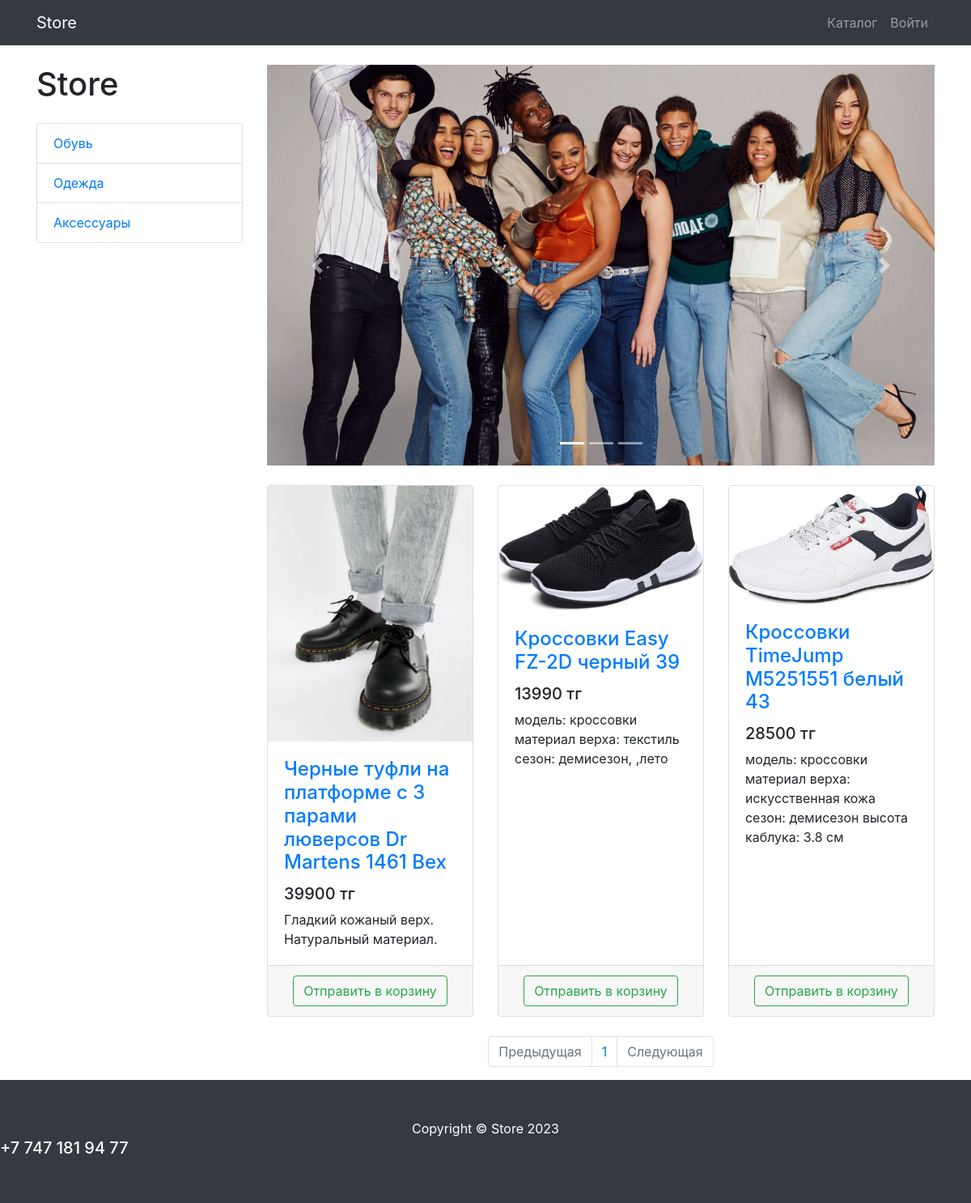
The page /products/category/1/ on the database as committed earlier.
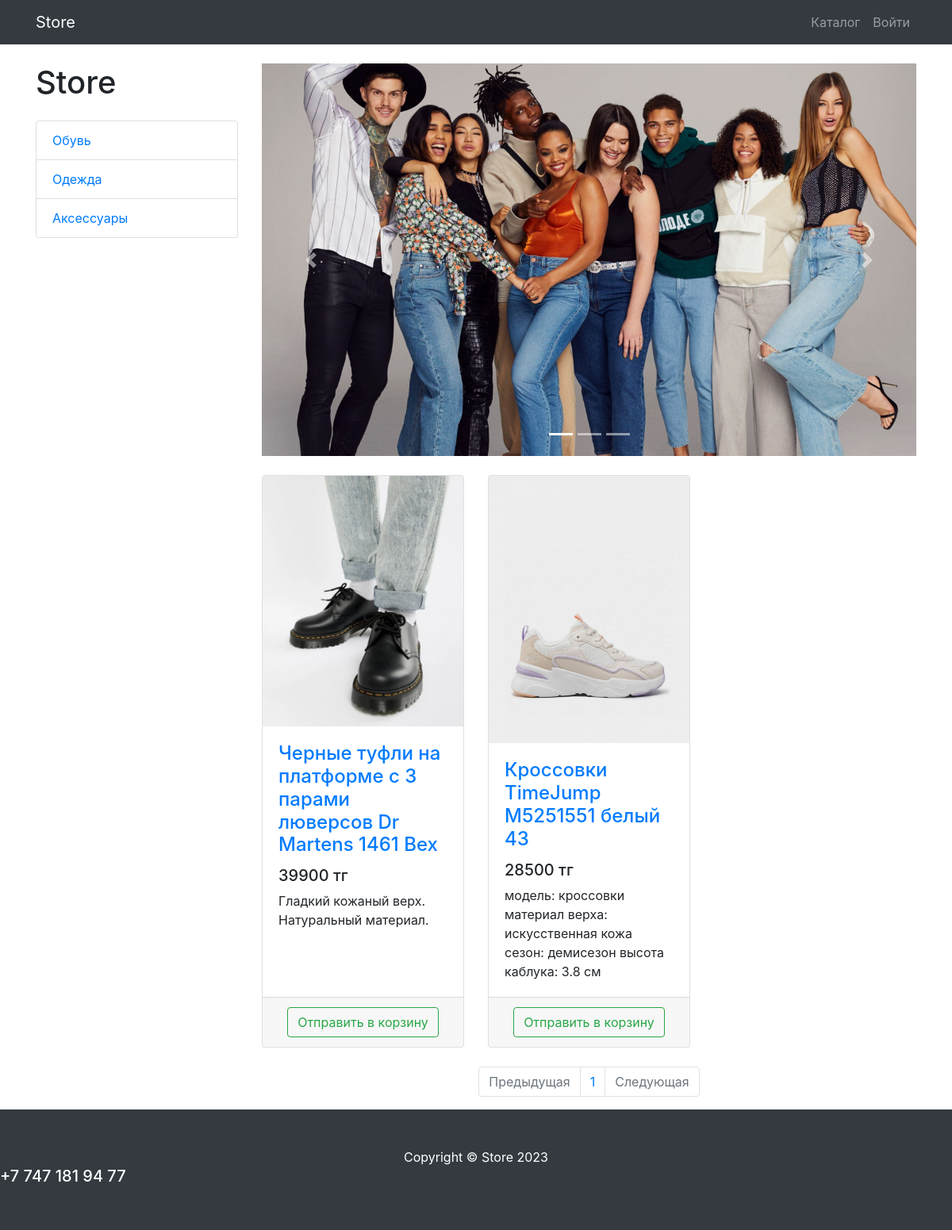
The same page on the database as committed later.
### products/models.py (models this page shows, shortened)
class ProductCategory(models.Model):
    name = models.CharField(max_length=128, unique=True)
    description = models.TextField(null=True, blank=True)
    class Meta:
        verbose_name = 'Category'
        verbose_name_plural = 'Categories'

class Product(models.Model):
    name = models.CharField(max_length=256)
    description = models.TextField()
    price = models.DecimalField(max_digits=8, decimal_places=False)
    quantity = models.PositiveIntegerField(default=0)
    image = models.ImageField(upload_to='products_images')
    category = models.ForeignKey(ProductCategory, on_delete=models.CASCADE)
    class Meta:
        verbose_name = 'Product'
        verbose_name_plural = 'Products'

### products/views.py (the view)
# urls.py: path('', products, name='index'),
def products(request, category_id=None, page_number=1):
    product = Product.objects.filter(category_id=category_id) if category_id else Product.objects.all()
    per_page = 3
    paginator = Paginator(product, per_page)
    products_paginator = paginator.page(page_number)
    context = {
        'title': 'Store - Каталог',
        'categories': ProductCategory.objects.all(),
        'products': products_paginator,
    }
    return render(request, 'products/products.html', context)

### products/templates/products/products.html (shortened to what this page needs)
{% extends 'products/base.html' %}
{% load static %}
{% block css %}
  <link href="{% static 'vendor/css/products.css' %}" rel="stylesheet">
{% endblock %}
{% block content %}
  <div class="container">
    <div class="row">
      <div class="col-lg-3">
        <h1 class="my-4">Store</h1>
        <div class="list-group">
          {% for category in categories %}
            <a href="{% url 'products:category' category.id %}" class="list-group-item">{{ category.name }}</a>
          {% endfor %}
        </div>
      </div>
      <div class="col-lg-9">
        <div id="carouselExampleIndicators" class="carousel slide my-4" data-ride="carousel">
          <ol class="carousel-indicators">
            <li data-target="#carouselExampleIndicators" data-slide-to="0" class="active"></li>
            <li data-target="#carouselExampleIndicators" data-slide-to="1"></li>
            <li data-target="#carouselExampleIndicators" data-slide-to="2"></li>
          </ol>
          <div class="carousel-inner" role="listbox">
            <div class="carousel-item active">
              <img class="d-block img-fluid" src="{% static 'vendor/img/slides/slide-1.jpg' %}" alt="First slide">
            </div>
          </div>
          <a class="carousel-control-prev" href="#carouselExampleIndicators" role="button" data-slide="prev">
            <span class="carousel-control-prev-icon" aria-hidden="true"></span>
          </a>
          <a class="carousel-control-next" href="#carouselExampleIndicators" role="button" data-slide="next">
            <span class="carousel-control-next-icon" aria-hidden="true"></span>
          </a>
        </div>
        <div class="row">
          {% for product in products %}
          <div class="col-lg-4 col-md-6 mb-4">
            <div class="card h-100">
              <a href="#">
                <img class="card-img-top"
                     src="{{ product.image.url }}"
                     alt="">
              </a>
              <div class="card-body">
                <h4 class="card-title">
                  <a href="#">{{ product.name }}</a>
                </h4>
                <h5>{{ product.price }} тг</h5>
                <p class="card-text">{{ product.description }}</p>
              </div>
              <div class="card-footer text-center">
                <a class="btn btn-outline-success"
                   href="{% url 'products:basket_add' product.id %}">
                  Отправить в корзину
                </a>
              </div>
            </div>
          </div>
          {% endfor %}
        </div>
        <nav aria-label="Page navigation example">
          <ul class="pagination justify-content-center">
            <li class="page-item {% if not products.has_previous %} disabled {% endif %}">
              <a class="page-link"
                 href="{% if products.has_previous %} {% url 'products:paginator' products.previous_page_number %} {% else %} # {% endif %}"
                 tabindex="-1" aria-disabled="true">
                  Предыдущая
              </a>
            </li>
            {% for page in products.paginator.page_range %}
              <li class="page-item">
                <a class="page-link" href="{% url 'products:paginator' page %}">
                  {{ page }}
                </a>
              </li>
            {% endfor %}
            <li class="page-item {% if not products.has_next %} disabled {% endif %}">
              <a class="page-link" href="{% if products.has_next %} {% url 'products:paginator' products.next_page_number %} {% else %} # {% endif %}">
                Следующая
              </a>
            </li>
          </ul>
        </nav>
      </div>
    </div>
  </div>
{% endblock %}
{% block footer %}
  <footer class="py-5 bg-dark">
    <div class="container">
      <p class="m-0 text-center text-white">Copyright &copy; Store 2023</p>
    </div>
    <div class="contact-top">
      <a class="phone-number text-white" href="tel:+7 747 181 94 77">
        <h5>+7 747 181 94 77</h5></a>
    </div>
  </footer>
{% endblock %}

### products/templates/products/base.html (shortened to what this page needs)
{% load static %}
<!DOCTYPE html>
<html lang="en">
<head>
    <link href="{% static 'vendor/bootstrap/css/bootstrap.min.css' %}" rel="stylesheet">
    {% block css %} {% endblock %}
</head>
<body>
<nav class="navbar navbar-expand-lg navbar-dark bg-dark fixed-top">
    <div class="container">
        <a class="navbar-brand" href="{% url 'index' %}">Store</a>
        <div class="collapse navbar-collapse" id="navbarResponsive">
            <ul class="navbar-nav ml-auto">
                <li class="nav-item">
                    <a class="nav-link" href="{% url 'products:index' %}">Каталог  </a>
                </li>
                {% if user.is_authenticated %}
                    <li class="nav-item dropdown">
                        <a class="nav-link dropdown-toggle" href="#" id="navbarDropdown" role="button"
                           data-bs-toggle="dropdown" aria-expanded="false">
                            <i class="fas fa-user-circle"></i>
                        </a>
                        <ul class="dropdown-menu" aria-labelledby="navbarDropdown">
                            <li>
                                <a class="dropdown-item" href="{% url 'users:profile' %}">Профиль</a>
                            </li>
                            {% if user.is_superuser or user.is_staff %}
                                <li>
                                    <a class="dropdown-item" href="{% url 'admin:index' %}">
                                    Админ-панель
                                    </a>
                                </li>
                            {% endif %}
                            <li>
                                <hr class="dropdown-divider">
                            </li>
                            <li>
                                <a class="dropdown-item" href="{% url 'users:logout' %}">
                                    Выйти
                                </a>
                            </li>
                        </ul>
                    </li>
                {% else %}
                    <li class="nav-item">
                        <a class="nav-link" href="{% url 'users:login' %}">Войти </a>
                    </li>
                {% endif %}
            </ul>
        </div>
    </div>
</nav>
{% block content %} {% endblock %}
{% block footer %} {% endblock %}
</body>
</html>

Rows that differ between the two databases and show on the page:
removed Product: image (picture), name "Кроссовки Easy FZ-2D черный 39", price "13990", description "модель: кроссовки материал верха: текстиль сезон: демисезон, ,лето"
changed Product "Кроссовки TimeJump M5251551 белый 43": image: a different picture
